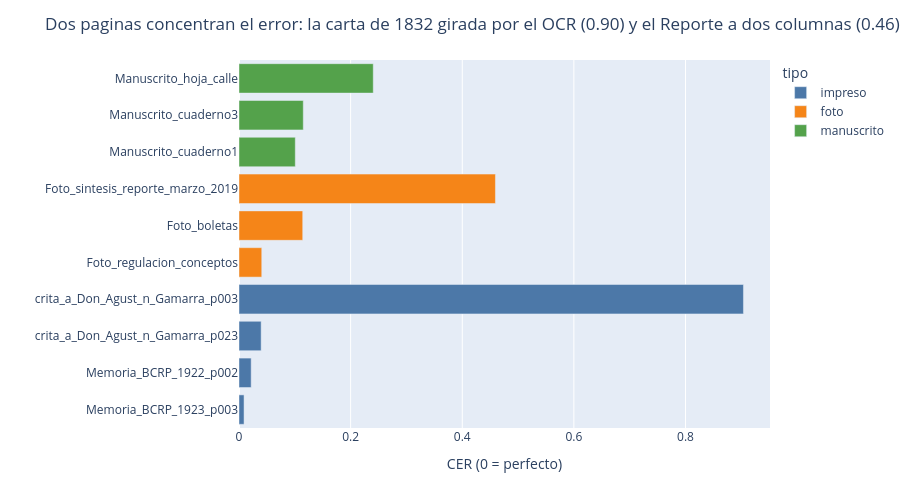

Notebook cell for this chart:
### Code cell
REPORTE = "fot_Foto_sintesis_reporte_marzo_2019"
cer_de = ev_doc.set_index("id")["cer"]
g = ev_doc.assign(documento=ev_doc["id"].str.replace(r"^(imp|fot|man)_", "", regex=True).str[-32:])
fig = px.bar(g.sort_values("cer"), x="cer", y="documento", color="tipo", orientation="h",
             color_discrete_map=COLORES, category_orders={"tipo": ORDEN_TIPOS},
             labels={"cer": "CER (0 = perfecto)", "documento": ""},
             title=(f"Dos paginas concentran el error: la carta de 1832 girada por el OCR "
                    f"({cer_de[P003]:.2f}) y el Reporte a dos columnas ({cer_de[REPORTE]:.2f})"))
fig.update_layout(height=480, margin=dict(l=10, r=10, t=60, b=10))
fig.show()

### Figure 1 — Plotly figure (JSON) as saved in the notebook; plotly's stock layout.template omitted (floating-point values rounded to 4 significant figures)
{"data": [{"hovertemplate": "tipo=impreso<br>CER (0 = perfecto)=%{x}<br>=%{y}<extra></extra>", "legendgroup": "impreso", "marker": {"color": "#4C78A8", "pattern": {"shape": ""}}, "name": "impreso", "orientation": "h", "showlegend": true, "textposition": "auto", "type": "bar", "x": [0.00904, 0.02181, 0.03969, 0.9038], "xaxis": "x", "y": ["Memoria_BCRP_1923_p003", "Memoria_BCRP_1922_p002", "crita_a_Don_Agust_n_Gamarra_p023", "crita_a_Don_Agust_n_Gamarra_p003"], "yaxis": "y"}, {"hovertemplate": "tipo=foto<br>CER (0 = perfecto)=%{x}<br>=%{y}<extra></extra>", "legendgroup": "foto", "marker": {"color": "#F58518", "pattern": {"shape": ""}}, "name": "foto", "orientation": "h", "showlegend": true, "textposition": "auto", "type": "bar", "x": [0.04078, 0.1142, 0.4595], "xaxis": "x", "y": ["Foto_regulacion_conceptos", "Foto_boletas", "Foto_sintesis_reporte_marzo_2019"], "yaxis": "y"}, {"hovertemplate": "tipo=manuscrito<br>CER (0 = perfecto)=%{x}<br>=%{y}<extra></extra>", "legendgroup": "manuscrito", "marker": {"color": "#54A24B", "pattern": {"shape": ""}}, "name": "manuscrito", "orientation": "h", "showlegend": true, "textposition": "auto", "type": "bar", "x": [0.1008, 0.1152, 0.2405], "xaxis": "x", "y": ["Manuscrito_cuaderno1", "Manuscrito_cuaderno3", "Manuscrito_hoja_calle"], "yaxis": "y"}], "layout": {"barmode": "relative", "height": 480, "legend": {"title": {"text": "tipo"}, "tracegroupgap": 0}, "margin": {"b": 10, "l": 10, "r": 10, "t": 60}, "title": {"text": "Dos paginas concentran el error: la carta de 1832 girada por el OCR (0.90) y el Reporte a dos columnas (0.46)"}, "xaxis": {"anchor": "y", "domain": [0.0, 1.0], "title": {"text": "CER (0 = perfecto)"}}, "yaxis": {"anchor": "x", "domain": [0.0, 1.0], "title": {"text": ""}}}}
